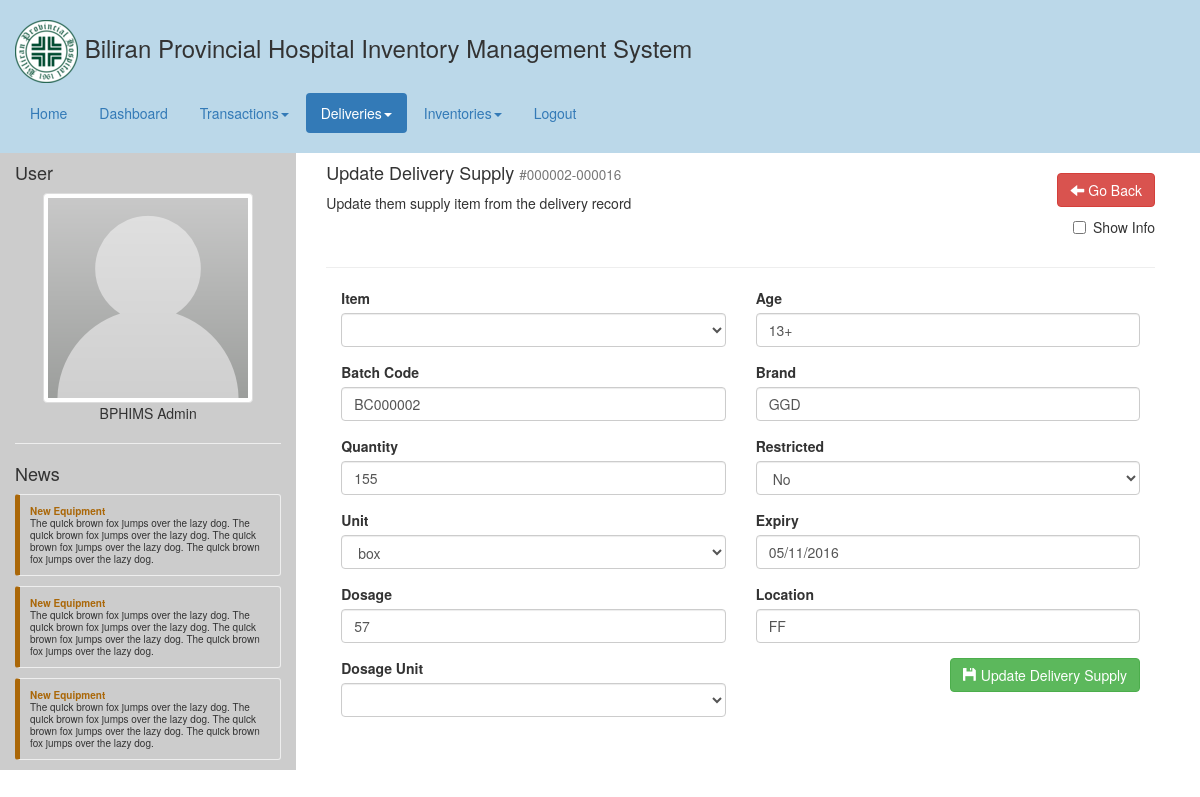
Page /deliveries_supply_update.php?delivery_supply_id=16 on the earlier database version.
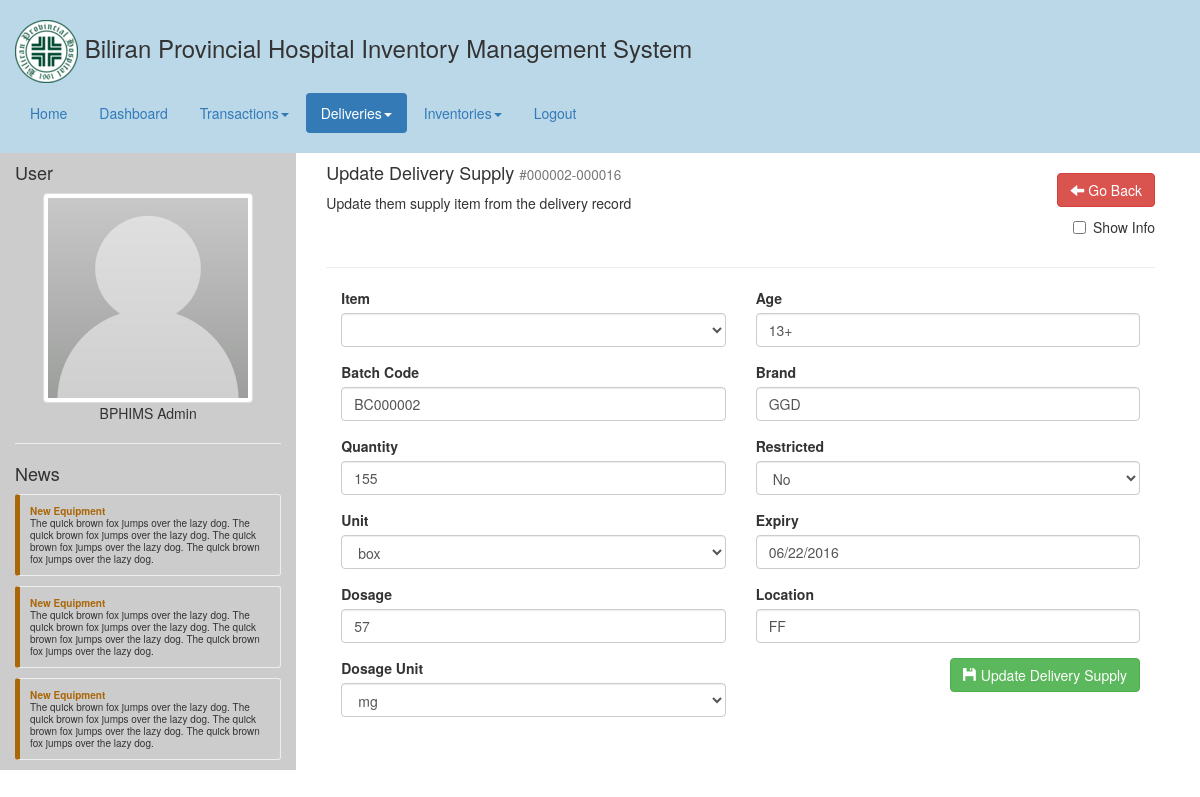
Same page on the later database version.
### tables this page shows
CREATE TABLE `delivery_supply` (
  `delivery_supply_id` int(10) UNSIGNED NOT NULL,
  `delivery_id` int(11) NOT NULL,
  `item_id` int(11) NOT NULL,
  `batch_code` varchar(255) NOT NULL,
  `dispense` int(11) NOT NULL DEFAULT '0',
  `quantity` int(11) NOT NULL,
  `unit_id` int(11) NOT NULL,
  `dosage` int(11) NOT NULL,
  `dosage_unit_id` int(11) NOT NULL,
  `age` varchar(255) NOT NULL,
  `brand` varchar(255) NOT NULL,
  `is_restricted` tinyint(1) NOT NULL DEFAULT '0',
  `expiry` timestamp NOT NULL DEFAULT CURRENT_TIMESTAMP,
  `location` varchar(255) NOT NULL,
  `is_deleted` tinyint(1) NOT NULL DEFAULT '0'
);

CREATE TABLE `unit` (
  `unit_id` int(10) UNSIGNED NOT NULL,
  `unit` varchar(255) NOT NULL,
  `name` varchar(255) NOT NULL,
  `type` int(11) NOT NULL DEFAULT '1',
  `description` text NOT NULL
);

### php/bphims_api.php (called while the page is built, shortened)
<?php
class BPHIMS {
	public static function getSupplyInformation($id) {
		$db = Helper::openDB();
		$sql = "
			SELECT
				ds.*
			FROM
				`delivery_supply` ds
			WHERE
				ds.delivery_supply_id=".$id."
			";
		$query = mysql_query($sql,$db);
		$result = Helper::getRowFromResultQuery($query);
		return $result;
	}
	public static function getAllUnits($type) {
		$db = Helper::openDB();
		$sql = "
			SELECT
				u.unit_id, u.unit
			FROM
				`unit` u
			WHERE
				u.type=".$type."
			ORDER BY
				u.unit ASC
			";
		$query = mysql_query($sql,$db);
		$result = Helper::getListFromResultQuery($query);
		return $result;
	}
}
?>

### php/helper.php (called while the page is built, shortened)
<?php
class Helper {
	public static function getRowFromResultQuery($result) {
		return mysql_fetch_assoc($result);
	}
	public static function getListFromResultQuery($result) {
		$lists = array();
		while($d = mysql_fetch_assoc($result)){
			array_push($lists,$d);
		}
		return $lists;
	}
	public static function formatDatepicker($date) {
		return date('m/d/Y',strtotime($date));
	}
}
?>

### deliveries_supply_update.php (the view, shortened to what the changed rows need)
<?php
	include("header.php");
	$id = $_GET['delivery_supply_id'];
	$unitQuantity = BPHIMS::getAllUnits(BPHIMS_UNIT_QUANTITY);
	$unitDosage = BPHIMS::getAllUnits(BPHIMS_UNIT_DOSAGE);
	$infoSupply = BPHIMS::getSupplyInformation($id);
?>
<div class="common-body">
	<div class="col-md-12">
		<form action="php/action.php" method="post">
				<div class="col-md-6">
					<div class="form-group">
						<label for="batch_code">Batch Code</label>
						<input type="text" class="form-control" id="batch_code" name="batch_code" value="<?php echo $infoSupply['batch_code']; ?>" required />
					</div>
					<div class="form-group">
						<label for="quantity">Quantity</label>
						<input type="text" class="form-control" id="quantity" name="quantity" value="<?php echo $infoSupply['quantity']; ?>" required />
					</div>
					<div class="form-group">
						<label for="unit_id">Unit</label>
						<select  class="form-control" id="unit_id" name="unit_id" required>
						<?php
							foreach($unitQuantity as $unit) {
								echo '<option value="'.$unit['unit_id'].'" '.(($infoSupply['unit_id']==$unit['unit_id'])?'selected="selected"':'').'>'.$unit['unit'].'</option>';
							}
						?>
						</select>
					</div>
					<div class="form-group">
						<label for="dosage">Dosage</label>
						<input type="text" class="form-control" id="dosage" name="dosage" value="<?php echo $infoSupply['dosage']; ?>" required />
					</div>
					<div class="form-group">
						<label for="dosage_unit_id">Dosage Unit</label>
						<select  class="form-control" id="dosage_unit_id" name="dosage_unit_id" value="<?php echo $infoSupply['dosage_unit_id']; ?>" required>
						<?php
							foreach($unitDosage as $unit) {
								echo '<option value="'.$unit['unit_id'].'" '.(($infoSupply['dosage_unit_id']==$unit['unit_id'])?'selected="selected"':'').'>'.$unit['unit'].'</option>';
							}
						?>
						</select>
					</div>
				</div>
				<div class="col-md-6">
					<div class="form-group">
						<label for="age">Age</label>
						<input type="text" class="form-control" id="age" name="age" value="<?php echo $infoSupply['age']; ?>" required />
					</div>
					<div class="form-group">
						<label for="brand">Brand</label>
						<input type="text" class="form-control" id="brand" name="brand" value="<?php echo $infoSupply['brand']; ?>" required />
					</div>
					<div class="form-group">
						<label for="is_restricted">Restricted</label>
						<select class="form-control" id="is_restricted" name="is_restricted" required>
							<option value="0" <?php echo (($infoSupply['is_restricted']==0)?'selected="selected"':''); ?>>No</option>
						</select>
					</div>
					<div class="form-group">
						<label for="expiry">Expiry</label>
						<input type="text" class="form-control" id="expiry" name="expiry" value="<?php echo Helper::formatDatepicker($infoSupply['expiry']); ?>" required />
					</div>
					<div class="form-group">
						<label for="location">Location</label>
						<input type="text" class="form-control" id="location" name="location" value="<?php echo $infoSupply['location']; ?>" required />
					</div>
				</div>
			</form>
	</div>
</div>
<?php
	include("footer.php");
?>

Differences in the rows shown:
changed delivery_supply "BC000002": dosage_unit_id (not shown) → "mg"; expiry "05/11/2016" → "06/22/2016"
